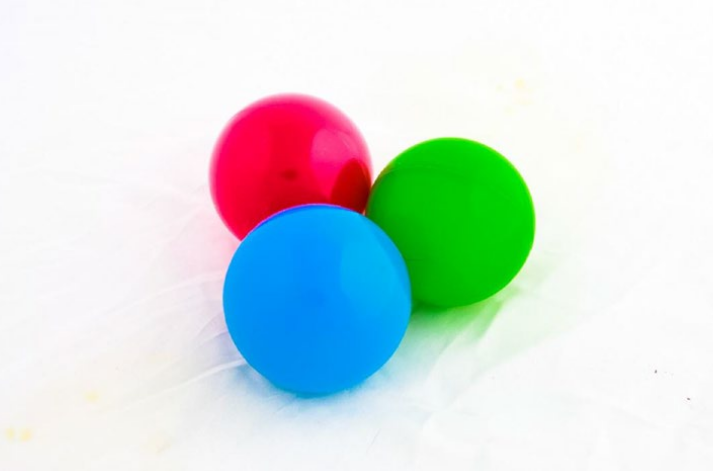
#> input picture Python/ProgAvTareas/opencv/color_balls_small.png, 713 x 471 px
$ python flipImage.py
#> lines starting #> are read from the running program, lines starting #| are printed output that depends on the picture
import cv2
img = cv2.imread('color_balls_small.png')
#> img is the input picture: shape (471, 713, 3); mean B, G, R 221.4, 224, 208.9
h_img = cv2.flip(img, 0)
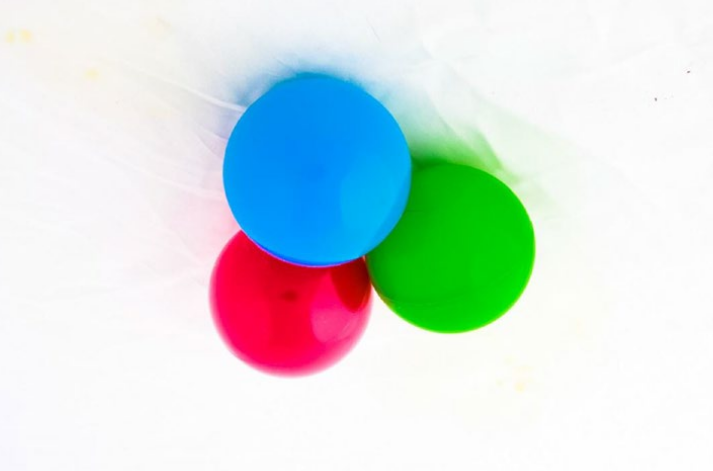
#> h_img: shape (471, 713, 3); mean B, G, R 221.4, 224, 208.9
v_img = cv2.flip(img, 1)
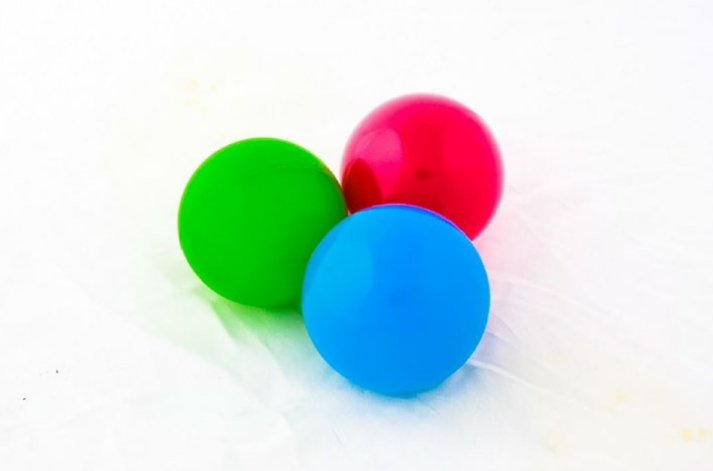
#> v_img: shape (471, 713, 3); mean B, G, R 221.4, 224, 208.9
b_img = cv2.flip(img, -1)
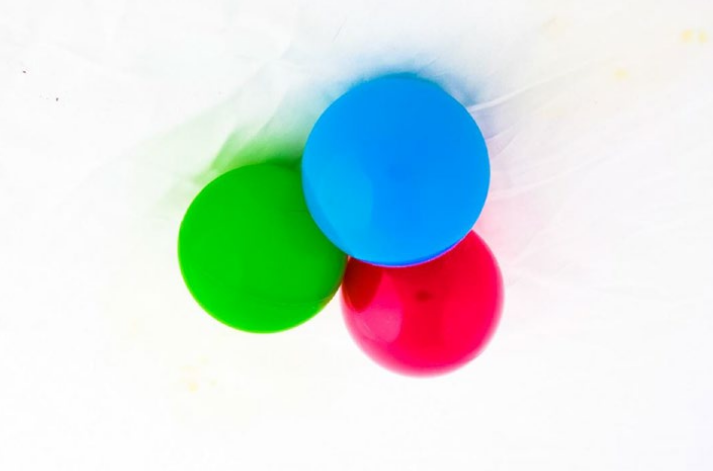
#> b_img: shape (471, 713, 3); mean B, G, R 221.4, 224, 208.9

cv2.imshow('image', img)
cv2.imshow('horizontal', h_img)
cv2.imshow('vertical', v_img)
cv2.imshow('both', b_img)
cv2.waitKey(0)
